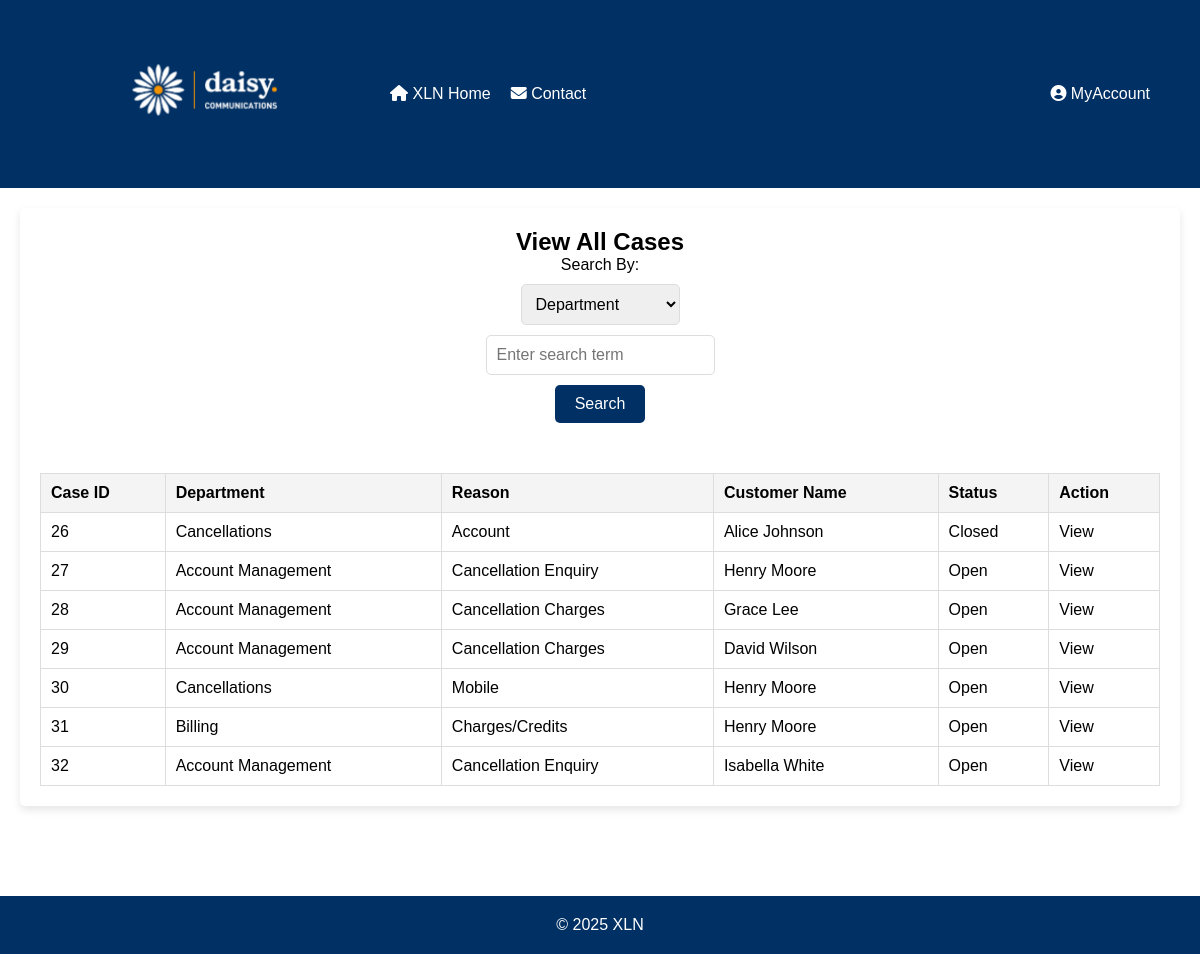
Page /php/ViewAllCases.php on the earlier database version.
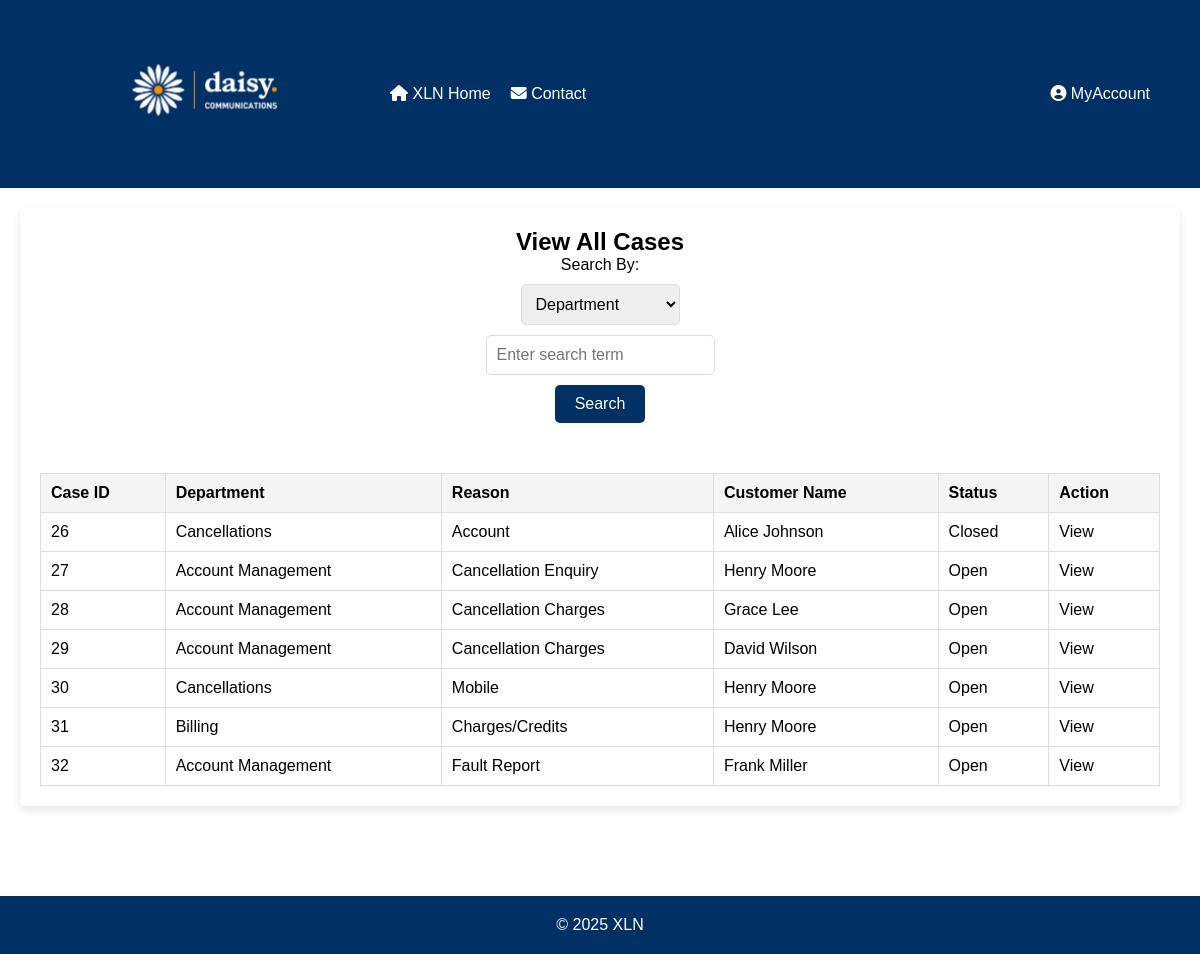
Same page on the later database version.
### tables this page shows
CREATE TABLE "cases" (
	"caseID"	INTEGER,
	"userID"	INT NOT NULL,
	"reasonID"	INT NOT NULL,
	"description"	TEXT NOT NULL,
	"status"	INT NOT NULL CHECK("status" IN (0, 1)),
	"created"	TEXT CHECK("created" GLOB '????-??-?? ??:??:??'),
	"closed"	TEXT CHECK(("status" = 1 AND "closed" IS NULL) OR ("status" = 0 AND "closed" GLOB '????-??-?? ??:??:??')),
	"customerID"	INTEGER,
	PRIMARY KEY("caseID" AUTOINCREMENT),
	FOREIGN KEY("customerID") REFERENCES "customers"("customerID") ON UPDATE CASCADE ON DELETE CASCADE,
	FOREIGN KEY("reasonID") REFERENCES "reasons"("reasonID") ON UPDATE CASCADE ON DELETE CASCADE,
	FOREIGN KEY("userID") REFERENCES "users"("userID") ON UPDATE CASCADE ON DELETE CASCADE
);

CREATE TABLE "reasons" (
    reasonID SERIAL PRIMARY KEY,
    reason TEXT UNIQUE NOT NULL
);

CREATE TABLE "customers" (
	"customerID"	INTEGER,
	"name"	TEXT NOT NULL,
	"email"	TEXT NOT NULL CHECK("email" LIKE '%_@_%._%'),
	PRIMARY KEY("customerID" AUTOINCREMENT)
);

CREATE TABLE departments (
departmentID INTEGER PRIMARY KEY AUTOINCREMENT,
deptName TEXT NOT NULL
);

### php/ViewAllCases.php (the view, shortened to what the changed rows need)
<!DOCTYPE html>
<html lang="en">
<?php
function getCases($searchBy = '', $searchTerm = '', $page = 1, $casesPerPage = 10, $sortBy = '', $sortOrder = 'ASC') {
    $db = new SQLite3('../data/XLN_new_DBA.db');
    $sql = "SELECT c.*,
               d.deptName AS department_name,
               r.reason AS reason_name,
               cu.name AS customer_name,
               u.fname || ' ' || u.lname AS user_name,
               CASE WHEN c.status = 1 THEN 'Open' ELSE 'Closed' END AS status_text
            FROM cases c
            LEFT JOIN reasons r ON c.reasonID = r.reasonID
            LEFT JOIN department_reasons dr ON dr.reasonID = r.reasonID
            LEFT JOIN departments d ON dr.departmentID = d.departmentID
            LEFT JOIN customers cu ON c.customerID = cu.customerID
            LEFT JOIN users u ON c.userID = u.userID";
    $whereClause = '';
    $orderBy = '';
    $countSql = "SELECT COUNT(*) as total FROM ($sql $whereClause)";
    $countStmt = $db->prepare($countSql);
    $countResult = $countStmt->execute();
    $totalCases = $countResult->fetchArray(SQLITE3_ASSOC)['total'];
    $totalPages = ceil($totalCases / $casesPerPage);
    $page = max(1, min($page, $totalPages));
    $offset = ($page - 1) * $casesPerPage;
    $sql = $sql . $whereClause . $orderBy . " LIMIT :limit OFFSET :offset";
    $stmt = $db->prepare($sql);
    $stmt->bindValue(':limit', $casesPerPage, SQLITE3_INTEGER);
    $stmt->bindValue(':offset', $offset, SQLITE3_INTEGER);
    $result = $stmt->execute();
    $arrayResult = [];
    while ($row = $result->fetchArray(SQLITE3_ASSOC)) {
        $arrayResult[] = $row;
    }
    return [
        'cases' => $arrayResult,
        'totalCases' => $totalCases,
        'totalPages' => $totalPages,
        'currentPage' => $page
    ];
}
$searchBy = isset($_GET['searchBy']) ? $_GET['searchBy'] : 'department_name';
$searchTerm = isset($_GET['searchTerm']) ? $_GET['searchTerm'] : '';
$page = isset($_GET['page']) ? (int)$_GET['page'] : 1;
$sortBy = isset($_GET['sortBy']) ? $_GET['sortBy'] : '';
$sortOrder = isset($_GET['sortOrder']) ? $_GET['sortOrder'] : 'ASC';
$result = getCases($searchBy, $searchTerm, $page, 10, $sortBy, $sortOrder);
$cases = $result['cases'];
?>
<head>
    <link rel="stylesheet" href="../css/ViewAllCases.css">
    <link rel="stylesheet" href="https://cdnjs.cloudflare.com/ajax/libs/font-awesome/6.2.1/css/all.min.css"/>
</head>
<body>
<main>
    <h2>View All Cases</h2>
    <table id="casesTable">
        <thead>
            <tr>
                <th><a href="?searchBy=<?php echo urlencode($searchBy); ?>&searchTerm=<?php echo urlencode($searchTerm); ?>&sortBy=caseID&sortOrder=<?php echo ($sortBy == 'caseID' && $sortOrder == 'ASC') ? 'DESC' : 'ASC'; ?>">Case ID </a></th>
                <th><a href="?searchBy=<?php echo urlencode($searchBy); ?>&searchTerm=<?php echo urlencode($searchTerm); ?>&sortBy=department_name&sortOrder=<?php echo ($sortBy == 'department_name' && $sortOrder == 'ASC') ? 'DESC' : 'ASC'; ?>">Department </a></th>
                <th><a href="?searchBy=<?php echo urlencode($searchBy); ?>&searchTerm=<?php echo urlencode($searchTerm); ?>&sortBy=reason_name&sortOrder=<?php echo ($sortBy == 'reason_name' && $sortOrder == 'ASC') ? 'DESC' : 'ASC'; ?>">Reason </a></th>
                <th><a href="?searchBy=<?php echo urlencode($searchBy); ?>&searchTerm=<?php echo urlencode($searchTerm); ?>&sortBy=customer_name&sortOrder=<?php echo ($sortBy == 'customer_name' && $sortOrder == 'ASC') ? 'DESC' : 'ASC'; ?>">Customer Name </a></th>
                <th><a href="?searchBy=<?php echo urlencode($searchBy); ?>&searchTerm=<?php echo urlencode($searchTerm); ?>&sortBy=status_text&sortOrder=<?php echo ($sortBy == 'status_text' && $sortOrder == 'ASC') ? 'DESC' : 'ASC'; ?>">Status </a></th>
                <th>Action</th>
            </tr>
        </thead>
        <tbody>
        <?php foreach ($cases as $case) : ?>
            <tr>
                <td><?php echo $case['caseID']; ?></td>
                <td><?php echo $case['department_name']; ?></td>
                <td><?php echo $case['reason_name']; ?></td>
                <td><?php echo $case['customer_name']; ?></td>
                <td><?php echo $case['status_text']; ?></td>
                <td>
                    <?php if ($case['status'] == 1 or 0) : ?>
                        <a href="ViewCase.php?uid=<?php echo $case['caseID']; ?>">View</a>
                    <?php else : ?>
                        <a href="ViewCase.php?uid=<?php echo $case['caseID']; ?>">View</a>
                    <?php endif; ?>
                </td>
            </tr>
        <?php endforeach; ?>
        </tbody>
    </table>
</main>
</body>
</html>

Differences in the rows shown:
changed cases id 32: reasonID.reason "Cancellation Enquiry" → "Fault Report"; customerID.name "Isabella White" → "Frank Miller"
